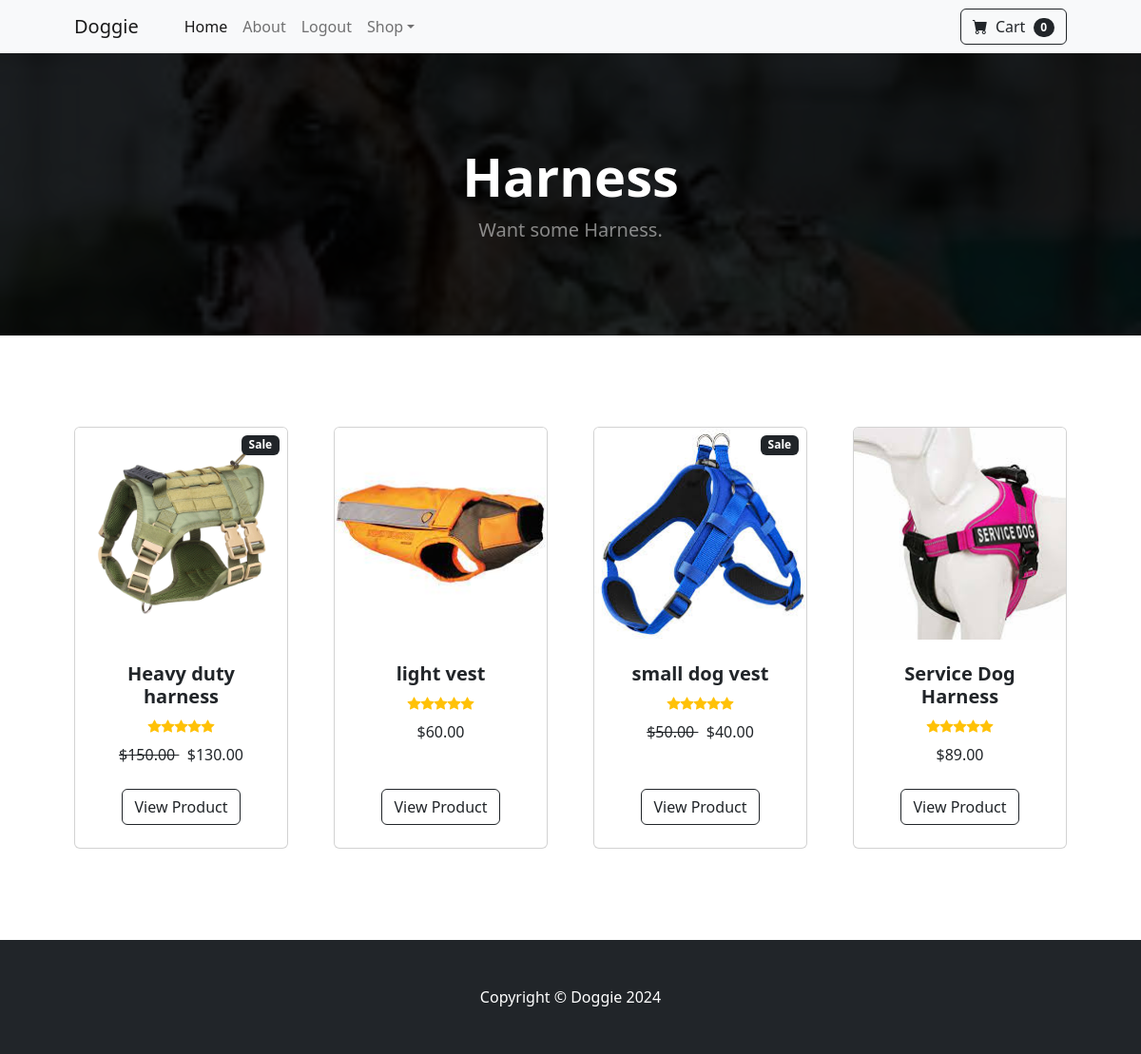
/category/Harness (signed in), run on the app's committed database.
### store/models.py (models this page shows, shortened)
class Category(models.Model):
    name = models.CharField(max_length=50)
    image = models.ImageField(upload_to='assets/cover', default='default.jpg')
    def __str__(self):
        return self.name
    class Meta:
        verbose_name_plural = 'categories'

class Product(models.Model):
    name = models.CharField(max_length=100)
    price = models.DecimalField(default=0, decimal_places=2, max_digits=6)
    category = models.ForeignKey(Category, on_delete=models.CASCADE, default=1)
    description = models.CharField(max_length=2500, default='', blank=True, null=True)
    image = models.ImageField(upload_to='uploads/product/')
    is_sale = models.BooleanField(default=False)
    sale_price = models.DecimalField(default=0, decimal_places=2, max_digits=6)

### store/views.py (the view)
# urls.py: path('category/<str:name>', views.category, name='category'),
def category(request, name):
    name = name.replace('-', ' ')
    try:
        category = Category.objects.get(name=name)
        products = Product.objects.filter(category=category)
        return render(request, 'category.html', {'products': products, 'category': category})
    except:
        messages.error(request, 'That category does not exist!!')
        return redirect('home')

### store/templates/category.html (shortened to what this page needs)
{% extends 'base.html' %}
{% load static %}
{% block content %}
        <header class="bg-dark py-5" style="background-image: url('{{category.image.url}}'); background-size: cover; background-color: rgba(0,0,0,.2); background-blend-mode: multiply; background-repeat: no-repeat;">
            <div class="container px-4 px-lg-5 my-5">
                <div class="text-center text-white">
                    <h1 class="display-4 fw-bolder">{{category}}</h1>
                    <p class="lead fw-normal text-white-50 mb-0">Want some {{category}}.</p>
                </div>
            </div>
        </header>
        <section class="py-5">
            <div class="container px-4 px-lg-5 mt-5">
                <div class="row gx-4 gx-lg-5 row-cols-2 row-cols-md-3 row-cols-xl-4 justify-content-center">
                    {% for product in products %}
                    {% if product.is_sale %}
                        <div class="col mb-5">
                            <div class="card h-100">
                                <div class="badge bg-dark text-white position-absolute" style="top: 0.5rem; right: 0.5rem">Sale</div>
                                <img class="card-img-top" src="{{product.image.url}}" alt="..." />
                                <div class="card-body p-4">
                                    <div class="text-center">
                                        <h5 class="fw-bolder">{{product.name}}</h5>
                                        <div class="d-flex justify-content-center small text-warning mb-2">
                                            <div class="bi-star-fill"></div>
                                            <div class="bi-star-fill"></div>
                                            <div class="bi-star-fill"></div>
                                            <div class="bi-star-fill"></div>
                                            <div class="bi-star-fill"></div>
                                        </div>
                                        <strike>
                                            ${{product.price}}
                                        </strike>
                                        &nbsp;
                                        ${{product.sale_price}}
                                    </div>
                                </div>
                                <div class="card-footer p-4 pt-0 border-top-0 bg-transparent">
                                    <div class="text-center"><a class="btn btn-outline-dark mt-auto" href="{% url 'product' product.id %}">View Product</a></div>
                                </div>
                            </div>
                        </div>
                    {% else %}
                            <div class="col mb-5">
                            <div class="card h-100">
                                <img class="card-img-top" src="{{product.image.url}}" alt="..." />
                                <div class="card-body p-4">
                                    <div class="text-center">
                                        <h5 class="fw-bolder">{{product.name}}</h5>
                                        <div class="d-flex justify-content-center small text-warning mb-2">
                                            <div class="bi-star-fill"></div>
                                            <div class="bi-star-fill"></div>
                                            <div class="bi-star-fill"></div>
                                            <div class="bi-star-fill"></div>
                                            <div class="bi-star-fill"></div>
                                        </div>
                                        ${{product.price}}
                                    </div>
                                </div>
                                <div class="card-footer p-4 pt-0 border-top-0 bg-transparent">
                                    <div class="text-center"><a class="btn btn-outline-dark mt-auto" href="{% url 'product' product.id %}">View Product</a></div>
                                </div>
                            </div>
                        </div>
                    {% endif %}
                    {% endfor %}
                </div>
            </div>
        </section>
{% endblock %}

### data on the page
Category: image (picture), name "Harness"
Product: image (picture), name "Heavy duty harness", price "150.00", sale_price "130.00"
Product: image (picture), name "light vest", price "60.00"
Product: image (picture), name "small dog vest", price "50.00", sale_price "40.00"
Product: image (picture), name "Service Dog Harness", price "89.00"
